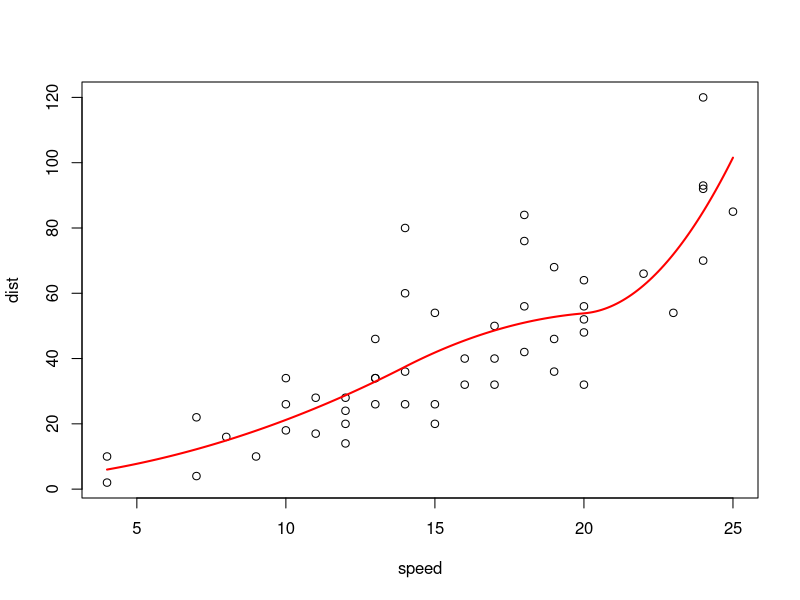

The R script that drew this image:
# http://www.r-bloggers.com/splines-opening-the-black-box/

library(splines)

# Knots
K = c(14, 20)

# distance to stop vs speed
plot(cars)

# bs = B-spline basis for polynomial splines
reg = lm(dist ~ bs(speed, knots=c(K), degree=2), data=cars)

u = seq(4, 25, by=.1)
B = data.frame(speed=u)
Y = predict(reg, newdata=B)
lines(u, Y, lwd=2, col="red")
print(summary(reg))
